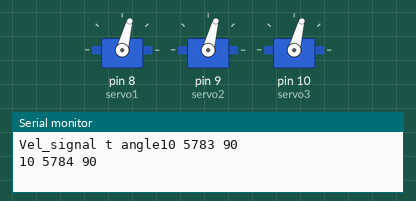
Recording of a sketch running on a simulated Arduino Uno, built with avr-gcc and run on an emulated ATmega328P. Shown: 3 × servo, the last lines printed to the serial monitor.

Above: at 12.29 s.
At 16.3 s:
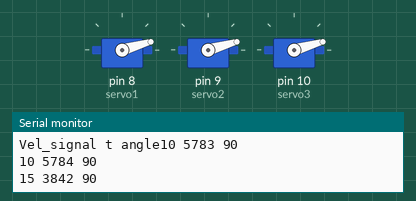
At 19.46 s:
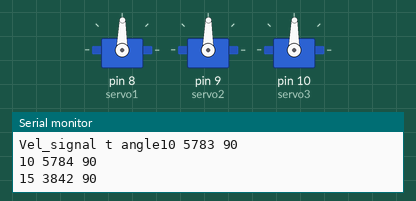
At 24.32 s:
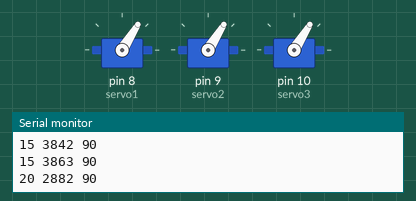
At 32.2 s:
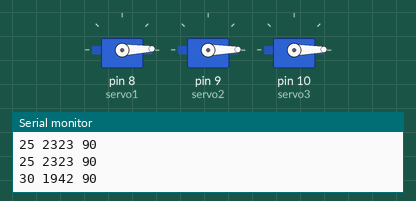
At 39.74 s:
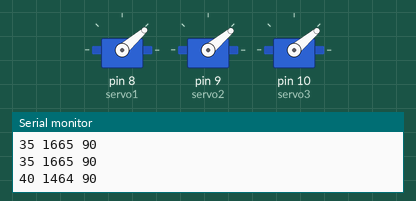
Timing chart, 0 to 40.0 s (numbered marks = the images above):
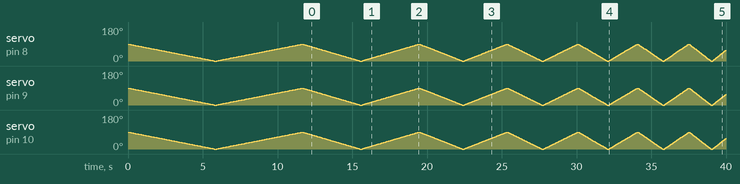

The sketch:

servoCalibration.ino
```cpp
#include <VarSpeedServo.h>

VarSpeedServo servo1;
VarSpeedServo servo2;
VarSpeedServo servo3;
int vel=5;
int angle;
int init_angle=0;
int final_angle=90;
int t1,t2;

void setup() {
  // put your setup code here, to run once:

  servo1.attach(8);
  servo2.attach(9);
  servo3.attach(10);
  Serial.begin(115200);
  Serial.print("Vel_signal t angle");
}

void loop() {
  // put your main code here, to run repeatedly:


     vel+=5;
     angle=init_angle;
     t1=millis();
     servo1.write(angle,vel,false);
     servo2.write(angle,vel,false);
     servo3.write(angle,vel,true);
     t2=millis();

    Serial.print(vel);
    Serial.print(" ");
    Serial.print(t2-t1);
    Serial.print(" ");
    Serial.println(abs(init_angle-final_angle));
    delay(100);

    angle=final_angle;
    t1=millis();
     servo1.write(angle,vel,false);
     servo2.write(angle,vel,false);
     servo3.write(angle,vel,true);
     t2=millis();

    Serial.print(vel);
    Serial.print(" ");
    Serial.print(t2-t1);
    Serial.print(" ");
    Serial.println(abs(init_angle-final_angle));


}
```
